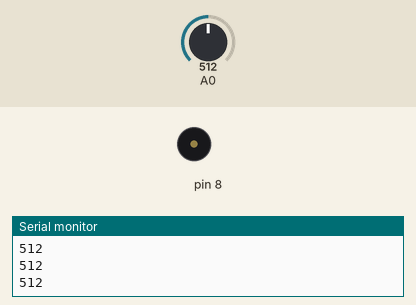
This sketch was run on a simulated Arduino Uno, built with avr-gcc and run on an emulated ATmega328P. On the bench: buzzer (waves = sounding), the last lines printed to the serial monitor. Inputs (shaded band) come from the test bench; at power-on: A0 = 512.

Above: at 1.2 s.
1.3 s: A0 set to 1012
At 2.1 s:
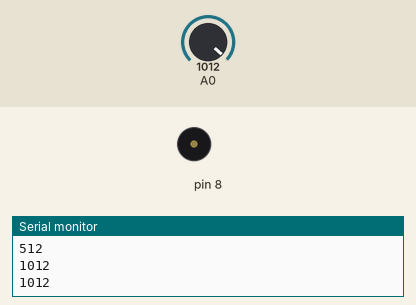
2.8 s: A0 set to 1023
At 3.9 s:
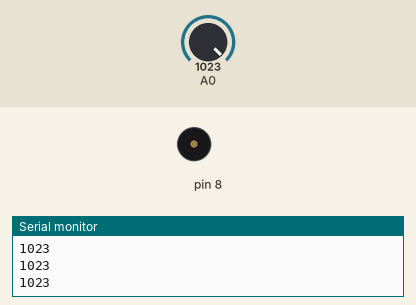
4.6 s: A0 set to 900
Timing chart, 0 to 12.1 s (numbered marks = the images above; inputs shaded):
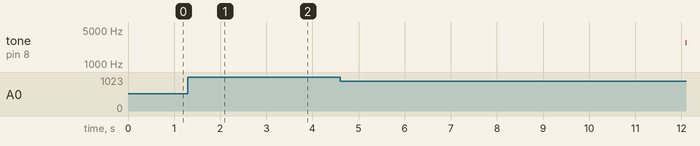

Measured:
- after the input at 1.3 s, tone on pin 8: stays silent (without the input it goes to 2573 Hz after 1.5 s)
- after the input at 2.8 s, tone on pin 8: stays silent (without the input it goes to 2530 Hz after 1.8 s)
- after the input at 4.6 s, tone on pin 8: silent → 2719 Hz after 7.5 s

The sketch:

Lesson8_1.ino
```cpp
//项目八 – 火焰报警器
float sinVal;
int toneVal;

void setup(){
    pinMode(8, OUTPUT);        // 蜂鸣器引脚设置
    Serial.begin(9600);        //设置波特率为9600 bps
}

void loop(){
    int sensorValue = analogRead(0);   //火焰传感器连到模拟口，并从模拟口读值
    Serial.println(sensorValue);
    delay(1);
    if(sensorValue < 1023){        //  如果数据小于1023，说明有火源，蜂鸣器响
          for(int x=0; x<180; x++){
            //将sin函数角度转化为弧度
            sinVal = (sin(x*(3.1412/180)));
            //用sin函数值产生声音的频率
            toneVal = 2000+(int(sinVal*1000));
            //给引脚8一个
            tone(8, toneVal);
            delay(2);
     }
    } else {    // 如果数据大于等于1023，没有火源，关闭蜂鸣器
           noTone(8);          //关闭蜂鸣器
    }
}
```
